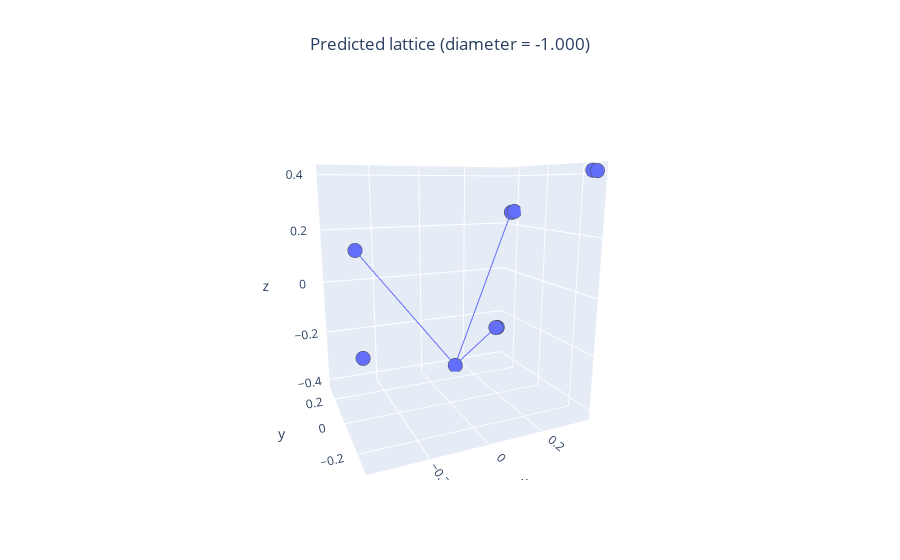

Notebook code for this chart:
### Code cell


### Figure 1 — Plotly figure (JSON) as saved in the notebook; plotly's stock layout.template omitted (floating-point values rounded to 4 significant figures)
{"data": [{"hovertemplate": "0=%{x}<br>1=%{y}<br>2=%{z}<extra></extra>", "legendgroup": "", "marker": {"color": "#636efa", "line": {"width": 5}, "size": 5, "symbol": "circle"}, "mode": "markers", "name": "", "scene": "scene", "showlegend": false, "type": "scatter3d", "x": [0.3688, 0.3704, 0.1403, -0.2714, 0.3623, 0.2952, 0.3641, -0.3704, 0.2838], "y": [-0.2934, 0.1919, 0.2685, 0.2934, 0.2011, 0.1777, -0.2784, -0.2298, 0.1686], "z": [0.4082, 0.2572, -0.4098, 0.1188, 0.2536, -0.2281, 0.4098, -0.1164, -0.2251]}, {"hovertemplate": "x=%{x}<br>y=%{y}<br>z=%{z}<extra></extra>", "legendgroup": "", "line": {"color": "#636efa", "dash": "solid"}, "marker": {"line": {"width": 5}, "size": 5, "symbol": "circle"}, "mode": "lines", "name": "", "scene": "scene", "showlegend": false, "type": "scatter3d", "x": [0.1403, -0.2714], "y": [0.2685, 0.2934], "z": [-0.4098, 0.1188]}, {"hovertemplate": "x=%{x}<br>y=%{y}<br>z=%{z}<extra></extra>", "legendgroup": "", "line": {"color": "#636efa", "dash": "solid"}, "marker": {"line": {"width": 5}, "size": 5, "symbol": "circle"}, "mode": "lines", "name": "", "scene": "scene", "showlegend": false, "type": "scatter3d", "x": [0.1403, 0.3623], "y": [0.2685, 0.2011], "z": [-0.4098, 0.2536]}, {"hovertemplate": "x=%{x}<br>y=%{y}<br>z=%{z}<extra></extra>", "legendgroup": "", "line": {"color": "#636efa", "dash": "solid"}, "marker": {"line": {"width": 5}, "size": 5, "symbol": "circle"}, "mode": "lines", "name": "", "scene": "scene", "showlegend": false, "type": "scatter3d", "x": [0.1403, 0.2838], "y": [0.2685, 0.1686], "z": [-0.4098, -0.2251]}], "layout": {"autosize": true, "scene": {"aspectmode": "auto", "aspectratio": {"x": 1.045, "y": 0.8278, "z": 1.156}, "camera": {"center": {"x": 0, "y": 0, "z": 0}, "eye": {"x": -0.838, "y": -1.935, "z": 0.4913}, "projection": {"type": "perspective"}, "up": {"x": 0, "y": 0, "z": 1}}}, "title": {"text": "Predicted lattice (diameter = -1.000)", "x": 0.5}}}
